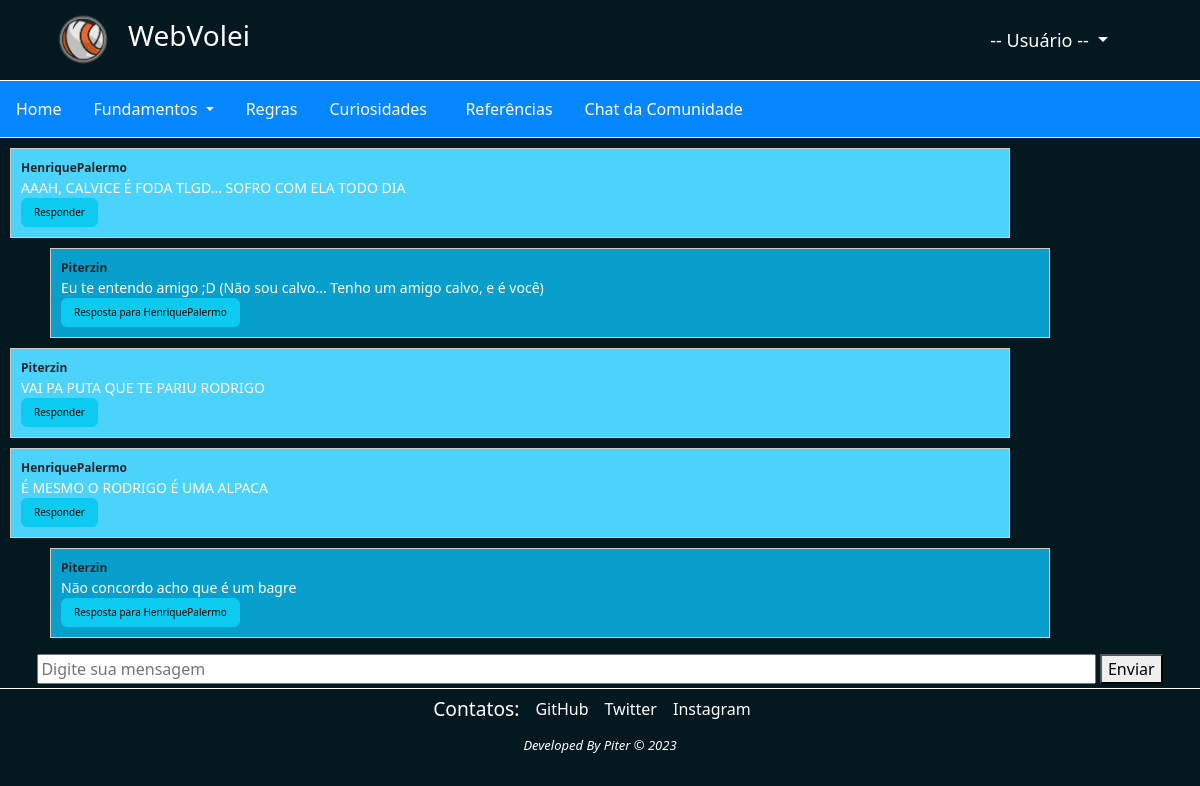
/openChat/ (signed in), run on an earlier commit of the app's database.
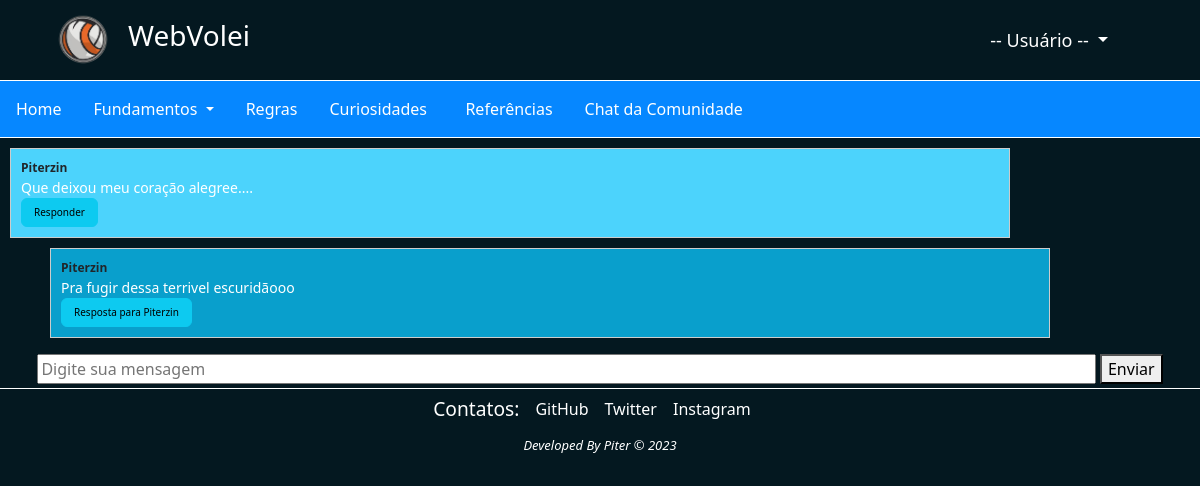
And on a later commit of the database.
### Entrada/models.py (models this page shows, shortened)
class Mensage(models.Model):
    id = models.DecimalField(primary_key=True, max_digits=20, decimal_places=0)
    mensage = models.CharField(max_length=400, blank=True)
    id_user = models.CharField(max_length=150, blank=True)
    key = models.ForeignKey("self", related_name="self", on_delete=models.CASCADE, null=True, blank=True)

### Entrada/views.py (the view)
# urls.py: path('openChat/', views.openChat, name="openChat"),
@login_required(login_url="openLogin")
def openChat(request):
    mensages = Mensage.objects.all()
    return render(request,'chat.html',{"caso1": True, "mensagens": mensages})

### Entrada/templates/chat.html (shortened to what this page needs)
<!DOCTYPE html>
<html lang="pt-br">
<head>
    <link href="https://cdn.jsdelivr.net/npm/bootstrap@5.3.1/dist/css/bootstrap.min.css" rel="stylesheet"
>
    <link rel="stylesheet" href="https://cdn.jsdelivr.net/npm/bootstrap-icons@1.10.5/font/bootstrap-icons.css">
    <link rel="stylesheet" href="../static/css/css-Chat.css">
</head>
<body>
    <div class="barra container-fluid d-flex">
      <img class="img-navbar d-inline-block" src="../static/img/Volleyball-logo.png" width="30" height="30" alt="">
      <h3 class="text-white fw-light ms-3">WebVolei</h3>
      <div class="login container-fluid" style="margin-right: 60px;">
        <li class="nav-item dropdown d-flex align-items-center">
          <a class="nav-item nav-link dropdown-toggle text-white"  href="#" id="navbarDropdown" role="button" data-bs-toggle="dropdown" aria-expanded="false">
            -- Usuário --
          </a>
        </li>
      </div>
    </div>
    <nav class="navbar navbar-expand-lg navbar-light p-0">
      <div class="barra1 container-fluid">
        <div class="collapse navbar-collapse" id="navbarScroll">
          <ul class="linha container-fluid navbar-nav me-auto my-lg-0 navbar-nav-scroll" style="--bs-scroll-height: 300px;">
            <li class="nav-item">
              <a class="nav-item nav-link text-white" href="{% url 'home' %}">Home</a>
            </li>
            <li class="nav-item dropdown">
              <a class="nav-item nav-link dropdown-toggle me-1 text-white"  href="#" id="navbarDropdown" role="button" data-bs-toggle="dropdown" aria-expanded="false">
                Fundamentos
              </a>
            </li>
            <li class="nav-item">
              <a class="nav-item nav-link text-white" href="{% url 'openRegras' %}">Regras</a>
            </li>
            <li class="nav-item">
              <a class="nav-item nav-link text-white" href="{% url 'openCurious' %}" style="width: 120px;" id="texto-teste">Curiosidades</a>
            </li>
            <li class="nav-item">
              <a class="nav-item nav-link text-white" href="#">Referências</a>
            </li>
            <li class="nav-item">
                <a class="nav-item nav-link text-white" href="{% url 'openChat' %}" style="width: 180px;">Chat da Comunidade</a>
            </li>
            <div id="form" class="container-xxl justify-content-end">
           </div>
          </ul>
        </div>
      </div>
    </nav>
    <div id="con">
      <div id="textosMensage">
      {% for i in mensagens %}
      {% if i.key == None %}
      <div class="chat-message container-fluid" id="{{ i.mensage }}1" style="width: 1000px; overflow-x: auto;">
          <div class="user-name" id="user{{i.id_user}}">{{ i.id_user }}</div>
          <div class="message-content">{{ i.mensage }}</div>
          <button type="button" name="{{i.id_user}}" id="{{i.id}}" class="btn btn-info">Responder</button>
      </div>
      {% endif %}
      {% for f in mensagens %}
      {% if f.key == i %}
      <div class="chat-response container-fluid" name="{{ i.mensage }}" id="respostas" style="width: 1000px; overflow-x: auto;">
        <div class="user-name" id="user{{i.id_user}}">{{ f.id_user }}</div>
        <div class="message-content">{{ f.mensage }}</div>
        <a type="button" href="#{{i.mensage }}1" id="" class="btn btn-info">Resposta para {{ i.id_user }}</a>
      </div>
      {% endif %}
      {% endfor %}
      {% endfor %}
    </div>
  </div>
    <form class="container-fluid text-center mb-1 mt-3" action="{% url 'mandar_msg' %}" method="post">
      <input class="" name="msg" type="text" id="mensagem" placeholder="Digite sua mensagem">
      <button class="" type="submit">Enviar</button>
    </form>
    <footer class="container-fluid">
      <div class="text-white fw-light">
          <div class="text-center">
            <div class="text-center d-flex justify-content-center">
              <div class="me-3 mt-2"><h5 style="font-size: larger;">Contatos: </h5></div>
              <div class="me-3 mt-2"><a href="https://github.com/IceyPiter"> GitHub</a></div>
              <div class="me-3 mt-2"><a href="https://twitter.com/MoraesMichalski?t=QQjbt5rUnsjlaBzuRChZ4g&s=09"> Twitter</a></div>
              <div class="me-3 mt-2"><a href="https://instagram.com/dpedromichalski?utm_source=qr&iqshid=MzNINGNkZWQ4Mg%3D%3D"> Instagram</a></div>
            </div>
            <h5 style="font-size:13px; font-style: oblique; font-weight: lighter; margin-top: 10px;">Developed By Piter &#169 2023</h5>
          </div>
      </div>
    </footer>
  </body>
</html>

### Entrada/static/css/css-Chat.css (style rules this page uses)
:root { --corPrin: #041820; --fontPrin: 'Quicksand', sans-serif; --corSec: #263e7460; --navbar-color: #ffffff; }
body { background-color: var(--corPrin); }
footer { height: 70px; border-top: 1px solid white; background-color: #041820; }
a { text-decoration: none; color: white; }
.nav-item { margin: 4px; }
.linha { border-top: 1px solid white; border-bottom: 1px solid white; background-color: #0687ff; padding: 0px 0px 0px 0px; }
.img-navbar { display: flex; margin-top: 10px; margin-left: 40px; margin-bottom: 10px; width: 60px; height: 60px; }
.login { display: flex; justify-content: end; align-items: center; font-size: 18px; }
.barra { display: flex; align-items: center; }
.barra1 { padding: 0px 0px 0px 0px; }
.chat-message { border: 1px solid #ccc; margin: 10px; padding: 10px; width: 70%; background-color: #4cd3fc; }
.chat-response { border: 1px solid #ccc; margin: 10px; padding: 10px; width: 70%; margin-left: 50px; background-color: #099fcc; }
.user-name { font-weight: bold; font-size: 12px; }
.message-content { font-size: 14px; color: white; }
.btn { font-size: 10px; text-decoration: none; }
form { align-items: center; }
#mensagem { width: 90%; }

What changed in the data, as far as the page shows it:
removed Mensage: id_user "HenriquePalermo", mensage "AAAH, CALVICE É FODA TLGD... SOFRO COM ELA TODO DIA", Mensage (id_user "Piterzin", mensage "Eu te entendo amigo ;D (Não sou calvo... Tenho um amigo calvo, e é você)"), shown under "WebVolei"
removed Mensage: id_user "Piterzin", mensage "VAI PA PUTA QUE TE PARIU RODRIGO", shown under "WebVolei"
removed Mensage: id_user "HenriquePalermo", mensage "É MESMO O RODRIGO É UMA ALPACA", shown under "WebVolei"
removed Mensage: id_user "Piterzin", mensage "Não concordo acho que é um bagre", shown under "HenriquePalermo"
added Mensage: id_user "Piterzin", mensage "Que deixou meu coração alegree....", Mensage (id_user "Piterzin", mensage "Pra fugir dessa terrivel escuridãooo"), shown under "WebVolei"
